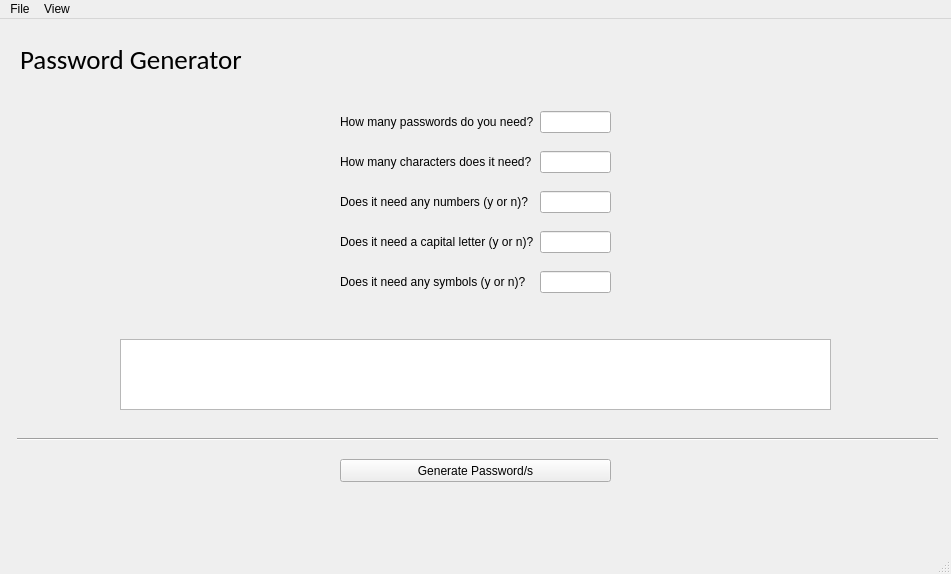
<?xml version="1.0" encoding="UTF-8"?>
<ui version="4.0">
 <class>MainWindow</class>
 <widget class="QMainWindow" name="MainWindow">
  <property name="geometry">
   <rect>
    <x>0</x>
    <y>0</y>
    <width>951</width>
    <height>574</height>
   </rect>
  </property>
  <property name="windowTitle">
   <string>Password Generator</string>
  </property>
  <widget class="QWidget" name="centralwidget">
   <widget class="QPushButton" name="pushButton">
    <property name="geometry">
     <rect>
      <x>340</x>
      <y>440</y>
      <width>271</width>
      <height>23</height>
     </rect>
    </property>
    <property name="text">
     <string>Generate Password/s</string>
    </property>
   </widget>
   <widget class="QTextEdit" name="textEdit">
    <property name="geometry">
     <rect>
      <x>120</x>
      <y>320</y>
      <width>711</width>
      <height>71</height>
     </rect>
    </property>
   </widget>
   <widget class="QLabel" name="label_5">
    <property name="geometry">
     <rect>
      <x>20</x>
      <y>10</y>
      <width>261</width>
      <height>61</height>
     </rect>
    </property>
    <property name="font">
     <font>
      <family>Calibri</family>
      <pointsize>20</pointsize>
     </font>
    </property>
    <property name="mouseTracking">
     <bool>false</bool>
    </property>
    <property name="frameShape">
     <enum>QFrame::NoFrame</enum>
    </property>
    <property name="text">
     <string>Password Generator</string>
    </property>
   </widget>
   <widget class="Line" name="line">
    <property name="geometry">
     <rect>
      <x>17</x>
      <y>410</y>
      <width>921</width>
      <height>20</height>
     </rect>
    </property>
    <property name="orientation">
     <enum>Qt::Horizontal</enum>
    </property>
   </widget>
   <widget class="QWidget" name="">
    <property name="geometry">
     <rect>
      <x>340</x>
      <y>80</y>
      <width>271</width>
      <height>211</height>
     </rect>
    </property>
    <layout class="QGridLayout" name="gridLayout">
     <item row="0" column="0">
      <widget class="QLabel" name="label">
       <property name="text">
        <string>How many passwords do you need?</string>
       </property>
      </widget>
     </item>
     <item row="0" column="1">
      <widget class="QLineEdit" name="lineEdit"/>
     </item>
     <item row="1" column="0">
      <widget class="QLabel" name="label_2">
       <property name="text">
        <string>How many characters does it need?</string>
       </property>
      </widget>
     </item>
     <item row="1" column="1">
      <widget class="QLineEdit" name="lineEdit_2"/>
     </item>
     <item row="2" column="0">
      <widget class="QLabel" name="label_6">
       <property name="text">
        <string>Does it need any numbers (y or n)?</string>
       </property>
      </widget>
     </item>
     <item row="2" column="1">
      <widget class="QLineEdit" name="lineEdit_5"/>
     </item>
     <item row="3" column="0">
      <widget class="QLabel" name="label_3">
       <property name="text">
        <string>Does it need a capital letter (y or n)?</string>
       </property>
      </widget>
     </item>
     <item row="3" column="1">
      <widget class="QLineEdit" name="lineEdit_3"/>
     </item>
     <item row="4" column="0">
      <widget class="QLabel" name="label_4">
       <property name="text">
        <string>Does it need any symbols (y or n)?</string>
       </property>
      </widget>
     </item>
     <item row="4" column="1">
      <widget class="QLineEdit" name="lineEdit_4"/>
     </item>
    </layout>
   </widget>
  </widget>
  <widget class="QMenuBar" name="menubar">
   <property name="geometry">
    <rect>
     <x>0</x>
     <y>0</y>
     <width>951</width>
     <height>21</height>
    </rect>
   </property>
   <widget class="QMenu" name="menuFile">
    <property name="title">
     <string>File</string>
    </property>
    <addaction name="actionExit"/>
   </widget>
   <widget class="QMenu" name="menuView">
    <property name="title">
     <string>View</string>
    </property>
    <addaction name="actionView_Statusbar"/>
   </widget>
   <addaction name="menuFile"/>
   <addaction name="menuView"/>
  </widget>
  <widget class="QStatusBar" name="statusbar"/>
  <action name="actionExit">
   <property name="text">
    <string>Exit</string>
   </property>
  </action>
  <action name="actionView_Statusbar">
   <property name="text">
    <string>View Statusbar</string>
   </property>
  </action>
 </widget>
 <resources/>
 <connections/>
</ui>
